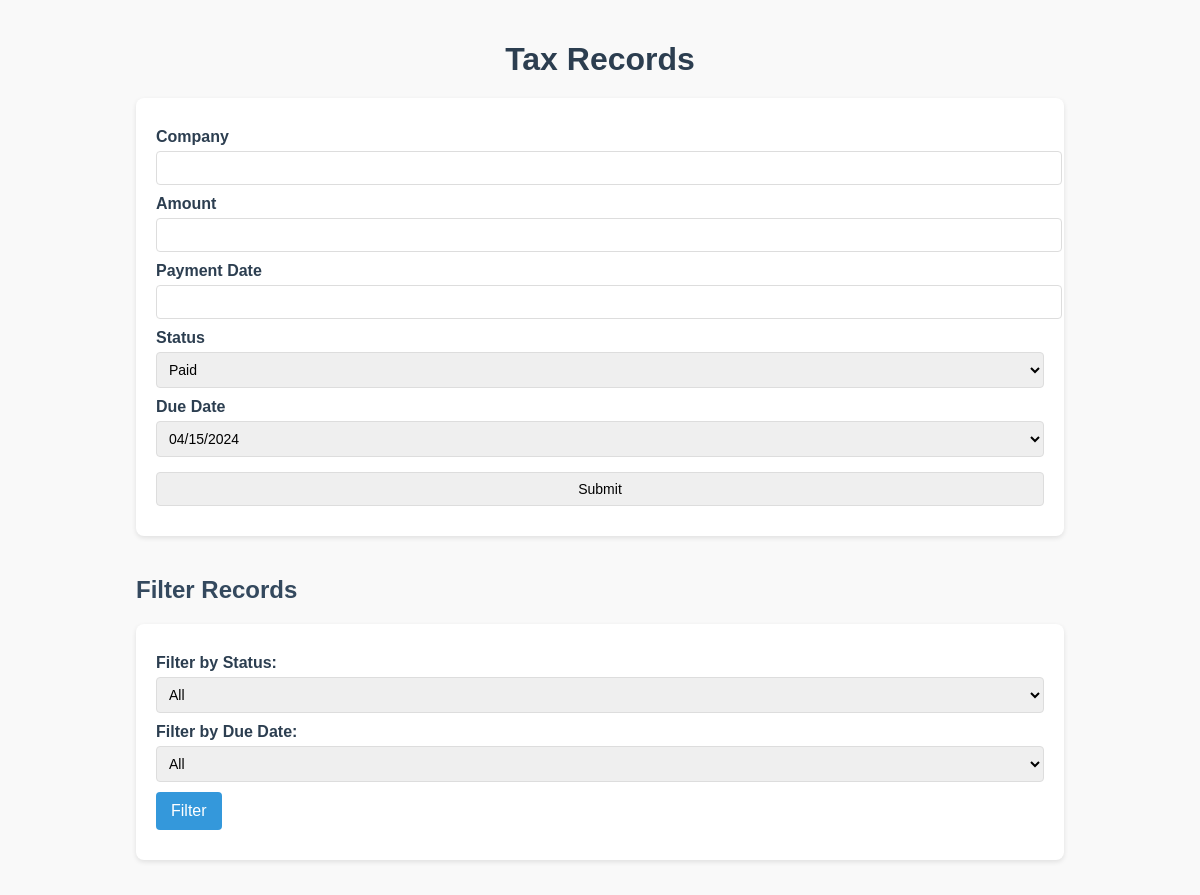
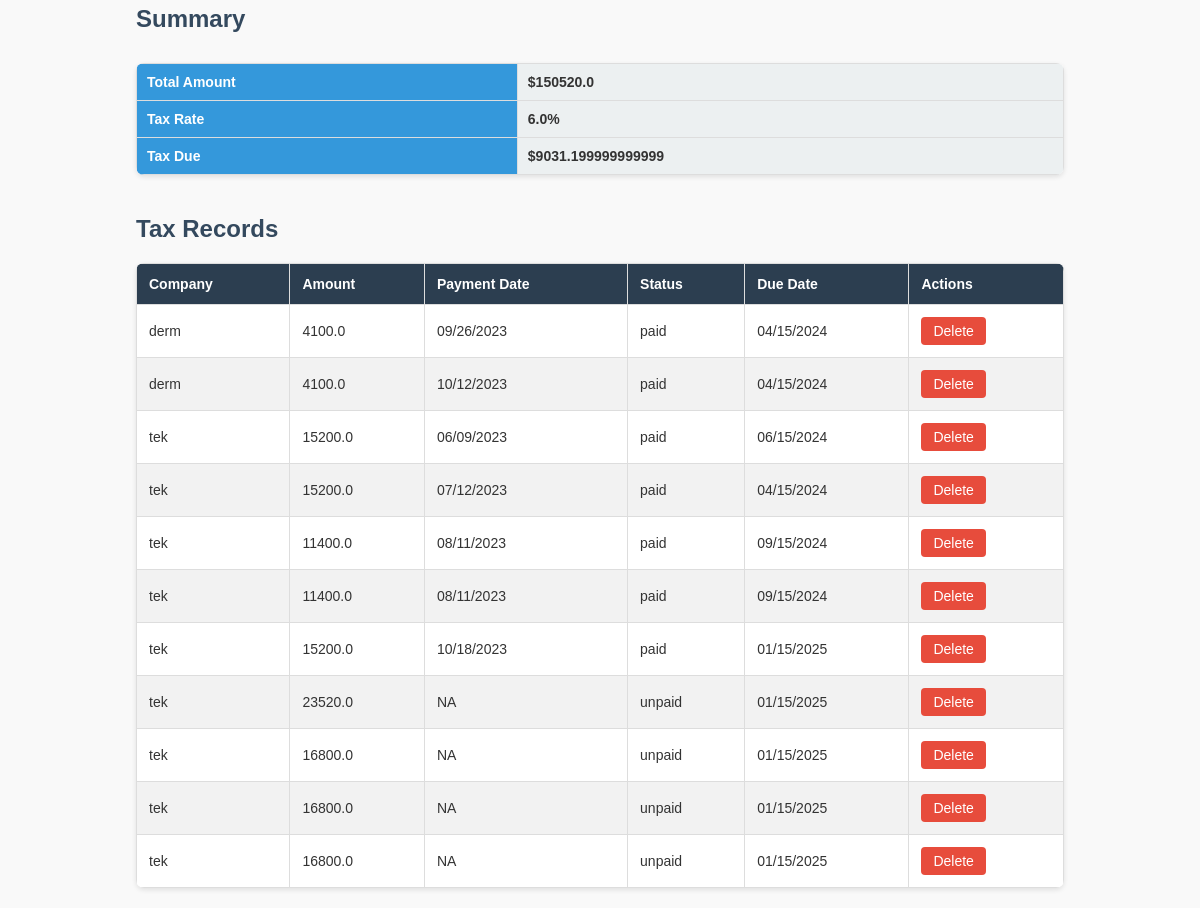
The page / on the database its author committed (2 pictures, top to bottom).
### app/models.py (models this page shows)
class TaxRecord(db.Model):
    id = db.Column(db.Integer, primary_key=True)
    company = db.Column(db.String(100), nullable=False)
    amount = db.Column(db.Float, nullable=False)
    payment_date = db.Column(db.String(50), nullable=True)  # Nullable for unpaid
    status = db.Column(db.String(10), nullable=False, default="unpaid")
    due_date = db.Column(db.String(50), nullable=False)

### app/routes.py (the view, shortened to what this page needs)
@main_bp.route('/', methods=['GET', 'POST'])
def index():
    form = TaxRecordForm()
    form.due_date.choices = get_due_dates()
    query = TaxRecord.query
    status_filter = request.args.get('status')
    due_date_filter = request.args.get('due_date')
    if status_filter:
        query = query.filter(TaxRecord.status == status_filter)
    if due_date_filter:
        query = query.filter(TaxRecord.due_date == due_date_filter)
    records = query.all()
    total_amount = sum(record.amount for record in records)
    tax_rate = 0.06  # Example tax rate (6%)
    tax_due = total_amount * tax_rate
    current_year = datetime.datetime.now().year
    next_year = current_year + 1
    return render_template('index.html', form=form, records=records, total_amount=total_amount, tax_rate=tax_rate,
                           tax_due=tax_due, current_year=current_year, next_year=next_year)

### app/forms.py
class TaxRecordForm(FlaskForm):
    company = StringField('Company', validators=[DataRequired()])
    amount = FloatField('Amount', validators=[DataRequired()])
    payment_date = StringField('Payment Date')
    status = SelectField('Status', choices=[('paid', 'Paid'), ('unpaid', 'Unpaid')], validators=[DataRequired()])
    due_date = SelectField('Due Date', choices=[], validators=[DataRequired()])
    submit = SubmitField('Submit')

### app/routes.py (called while the page is built)
def get_due_dates():
    current_year = datetime.datetime.now().year
    return [f"04/15/{current_year}", f"06/15/{current_year}", f"09/15/{current_year}", f"01/15/{current_year + 1}"]

### app/templates/index.html (shortened to what this page needs)
{% extends 'base.html' %}
{% block content %}
<h1>Tax Records</h1>
<form method="POST">
    <div>
        {{ form.company.label }} {{ form.company }}
    </div>
    <div>
        {{ form.amount.label }} {{ form.amount }}
    </div>
    <div>
        {{ form.payment_date.label }} {{ form.payment_date }}
    </div>
    <div>
        {{ form.status.label }} {{ form.status }}
    </div>
    <div>
        {{ form.due_date.label }} {{ form.due_date }}
    </div>
    <div>
        {{ form.submit }}
    </div>
</form>
<h2>Filter Records</h2>
<form action="{{ url_for('main.index') }}" method="GET">
    <div>
        <label for="filter-status">Filter by Status:</label>
        <select name="status" id="filter-status">
            <option value="">All</option>
        </select>
    </div>
    <div>
        <label for="filter-due-date">Filter by Due Date:</label>
        <select name="due_date" id="filter-due-date">
            <option value="">All</option>
        </select>
    </div>
    <div>
        <button type="submit">Filter</button>
    </div>
</form>
<h2>Summary</h2>
<div id="summary-table">
    <table>
        <tr>
            <th>Total Amount</th>
            <td>${{ total_amount }}</td>
        </tr>
        <tr>
            <th>Tax Rate</th>
            <td>{{ tax_rate * 100 }}%</td>
        </tr>
        <tr>
            <th>Tax Due</th>
            <td>${{ tax_due }}</td>
        </tr>
    </table>
</div>
<h2>Tax Records</h2>
<table>
    <thead>
        <tr>
            <th>Company</th>
            <th>Amount</th>
            <th>Payment Date</th>
            <th>Status</th>
            <th>Due Date</th>
            <th>Actions</th>
        </tr>
    </thead>
    <tbody>
        {% for record in records %}
        <tr>
            <td>{{ record.company }}</td>
            <td>{{ record.amount }}</td>
            <td>{{ record.payment_date }}</td>
            <td>{{ record.status }}</td>
            <td>{{ record.due_date }}</td>
            <td>
                <button onclick="deleteRecord({{ record.id }})">Delete</button>
            </td>
        </tr>
        {% endfor %}
    </tbody>
</table>
{% endblock %}

### app/templates/base.html (shortened to what this page needs)
<!DOCTYPE html>
<html lang="en">
<head>
    <link rel="stylesheet" href="{{ url_for('static', filename='css/styles.css') }}">
</head>
<body>
    <div class="container">
        {% block content %}{% endblock %}
    </div>
</body>
</html>

### app/static/css/styles.css (style rules this page uses)
body { font-family: Arial, sans-serif; background-color: #f9f9f9; margin: 0; padding: 20px; color: #333; }
.container { width: 80%; margin: 0 auto; }
h1 { text-align: center; color: #2C3E50; margin-bottom: 20px; }
form { background-color: #ffffff; padding: 20px; border-radius: 8px; box-shadow: 0 2px 5px rgba(0, 0, 0, 0.1); margin-bottom: 30px; }
form div { margin: 10px 0; }
form label { font-weight: bold; color: #2C3E50; }
form input, form select { width: 100%; padding: 8px; margin-top: 5px; border: 1px solid #ddd; border-radius: 4px; font-size: 14px; }
form button { background-color: #3498db; color: #fff; border: none; padding: 10px 15px; cursor: pointer; border-radius: 4px; font-size: 16px; }
h2 { color: #34495e; margin-top: 40px; margin-bottom: 20px; }
table { width: 100%; border-collapse: collapse; margin-top: 20px; background-color: #ffffff; border-radius: 8px; overflow: hidden; box-shadow: 0 2px 5px rgba(0, 0, 0, 0.1); }
table th, table td { border: 1px solid #ddd; padding: 12px; text-align: left; font-size: 14px; }
table th { background-color: #2C3E50; color: #fff; }
table tr:nth-child(even) { background-color: #f2f2f2; }
table td button { background-color: #e74c3c; color: #fff; border: none; padding: 6px 12px; cursor: pointer; border-radius: 4px; font-size: 14px; }
#summary-table { margin-top: 30px; }
#summary-table table { width: 100%; border-collapse: collapse; margin-top: 20px; }
#summary-table th, #summary-table td { border: 1px solid #ddd; padding: 10px; text-align: left; }
#summary-table th { background-color: #3498db; color: white; }
#summary-table td { background-color: #ecf0f1; }
#summary-table td:nth-child(2) { font-weight: bold; }

### rows shown on the page
TaxRecord: company "derm", amount "4100.0", payment_date "09/26/2023", status "paid", due_date "04/15/2024"
TaxRecord: company "derm", amount "4100.0", payment_date "10/12/2023", status "paid", due_date "04/15/2024"
TaxRecord: company "tek", amount "15200.0", payment_date "06/09/2023", status "paid", due_date "06/15/2024"
TaxRecord: company "tek", amount "15200.0", payment_date "07/12/2023", status "paid", due_date "04/15/2024"
TaxRecord: company "tek", amount "11400.0", payment_date "08/11/2023", status "paid", due_date "09/15/2024"
TaxRecord: company "tek", amount "11400.0", payment_date "08/11/2023", status "paid", due_date "09/15/2024"
TaxRecord: company "tek", amount "15200.0", payment_date "10/18/2023", status "paid", due_date "01/15/2025"
TaxRecord: company "tek", amount "23520.0", payment_date "NA", status "unpaid", due_date "01/15/2025"
TaxRecord: company "tek", amount "16800.0", payment_date "NA", status "unpaid", due_date "01/15/2025"
TaxRecord: company "tek", amount "16800.0", payment_date "NA", status "unpaid", due_date "01/15/2025"
TaxRecord: company "tek", amount "16800.0", payment_date "NA", status "unpaid", due_date "01/15/2025"

### other values the page prints
{{ total_amount }} "150520.0"
{{ tax_rate * 100 }} "6.0"
{{ tax_due }} "9031.199999999999"
